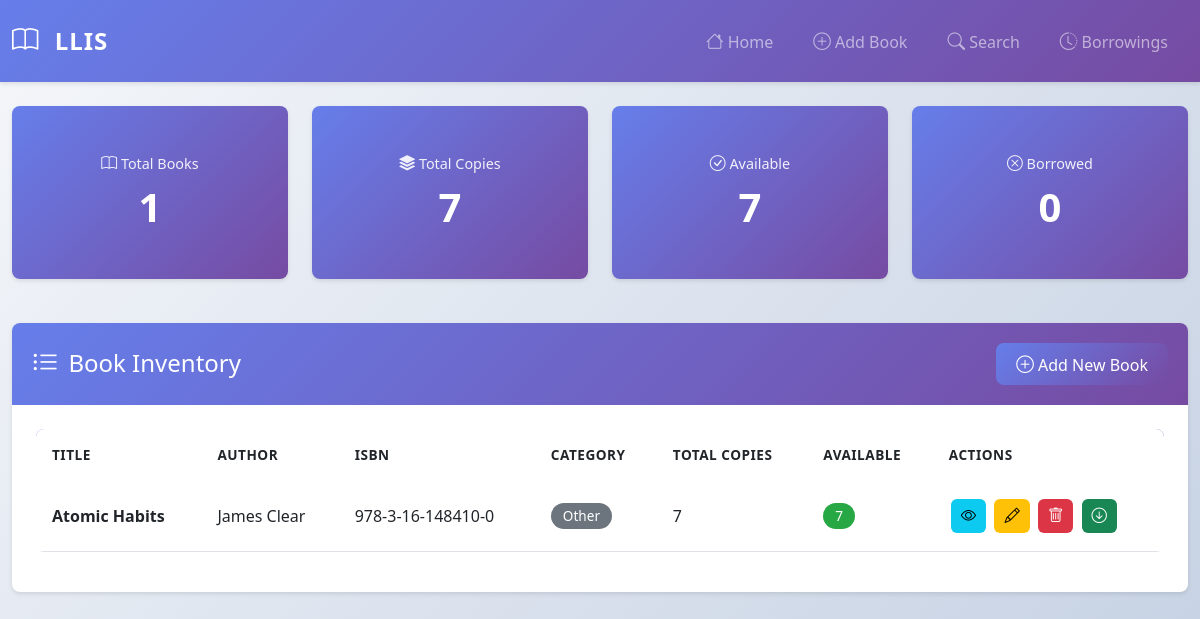
The page / on the database its author committed.
### app.py (models this page shows, shortened)
class Book(db.Model):
    id = db.Column(db.Integer, primary_key=True)
    title = db.Column(db.String(200), nullable=False)
    author = db.Column(db.String(100), nullable=False)
    isbn = db.Column(db.String(20), unique=True, nullable=False)
    publisher = db.Column(db.String(100))
    publication_year = db.Column(db.Integer)
    category = db.Column(db.String(50))
    total_copies = db.Column(db.Integer, default=1, nullable=False)
    available_copies = db.Column(db.Integer, default=1, nullable=False)
    description = db.Column(db.Text)
    date_added = db.Column(db.DateTime, default=datetime.utcnow)
    borrowings = db.relationship('Borrowing', backref='book', lazy=True, cascade='all, delete-orphan')

### app.py (the view)
@app.route('/')
def index():
    books = Book.query.all()
    total_books = len(books)
    total_copies = sum(book.total_copies for book in books)
    available_copies = sum(book.available_copies for book in books)
    borrowed_copies = total_copies - available_copies
    stats = {
        'total_books': total_books,
        'total_copies': total_copies,
        'available_copies': available_copies,
        'borrowed_copies': borrowed_copies
    }
    return render_template('index.html', books=books, stats=stats)

### templates/index.html (shortened to what this page needs)
{% extends "base.html" %}
{% block content %}
<div class="row mb-4">
    <div class="col-md-3">
        <div class="card stats-card text-center">
            <div class="card-body">
                <h5><i class="bi bi-book"></i> Total Books</h5>
                <h2>{{ stats.total_books }}</h2>
            </div>
        </div>
    </div>
    <div class="col-md-3">
        <div class="card stats-card text-center">
            <div class="card-body">
                <h5><i class="bi bi-stack"></i> Total Copies</h5>
                <h2>{{ stats.total_copies }}</h2>
            </div>
        </div>
    </div>
    <div class="col-md-3">
        <div class="card stats-card text-center">
            <div class="card-body">
                <h5><i class="bi bi-check-circle"></i> Available</h5>
                <h2>{{ stats.available_copies }}</h2>
            </div>
        </div>
    </div>
    <div class="col-md-3">
        <div class="card stats-card text-center">
            <div class="card-body">
                <h5><i class="bi bi-x-circle"></i> Borrowed</h5>
                <h2>{{ stats.borrowed_copies }}</h2>
            </div>
        </div>
    </div>
</div>
<div class="card">
    <div class="card-header d-flex justify-content-between align-items-center">
        <h4><i class="bi bi-list-ul"></i> Book Inventory</h4>
        <a href="{{ url_for('add_book') }}" class="btn btn-primary">
            <i class="bi bi-plus-circle"></i> Add New Book
        </a>
    </div>
    <div class="card-body">
        {% if books %}
        <div class="table-responsive">
            <table class="table table-hover">
                <thead>
                    <tr>
                        <th>Title</th>
                        <th>Author</th>
                        <th>ISBN</th>
                        <th>Category</th>
                        <th>Total Copies</th>
                        <th>Available</th>
                        <th>Actions</th>
                    </tr>
                </thead>
                <tbody>
                    {% for book in books %}
                    <tr>
                        <td><strong>{{ book.title }}</strong></td>
                        <td>{{ book.author }}</td>
                        <td>{{ book.isbn }}</td>
                        <td>
                            {% if book.category %}
                                <span class="badge bg-secondary">{{ book.category }}</span>
                            {% else %}
                                <span class="text-muted">-</span>
                            {% endif %}
                        </td>
                        <td>{{ book.total_copies }}</td>
                        <td>
                            {% if book.available_copies > 0 %}
                                <span class="badge bg-success">{{ book.available_copies }}</span>
                            {% else %}
                                <span class="badge bg-danger">{{ book.available_copies }}</span>
                            {% endif %}
                        </td>
                        <td>
                            <a href="{{ url_for('view_book', id=book.id) }}" class="btn btn-sm btn-info btn-action" title="View">
                                <i class="bi bi-eye"></i>
                            </a>
                            <a href="{{ url_for('edit_book', id=book.id) }}" class="btn btn-sm btn-warning btn-action" title="Edit">
                                <i class="bi bi-pencil"></i>
                            </a>
                            <form method="POST" action="{{ url_for('delete_book', id=book.id) }}" style="display: inline;" onsubmit="return confirm('Are you sure you want to delete this book?');">
                                <button type="submit" class="btn btn-sm btn-danger btn-action" title="Delete">
                                    <i class="bi bi-trash"></i>
                                </button>
                            </form>
                            {% if book.available_copies > 0 %}
                            <a href="{{ url_for('borrow_book', id=book.id) }}" class="btn btn-sm btn-success btn-action" title="Issue Book">
                                <i class="bi bi-arrow-down-circle"></i>
                            </a>
                            {% endif %}
                        </td>
                    </tr>
                    {% endfor %}
                </tbody>
            </table>
        </div>
        {% else %}
        <div class="text-center py-5">
            <i class="bi bi-inbox" style="font-size: 4rem; color: #ccc;"></i>
            <p class="text-muted mt-3">No books in inventory. <a href="{{ url_for('add_book') }}">Add your first book!</a></p>
        </div>
        {% endif %}
    </div>
</div>
{% endblock %}

### templates/base.html (shortened to what this page needs)
<!DOCTYPE html>
<html lang="en">
<head>
    <link href="https://cdn.jsdelivr.net/npm/bootstrap@5.3.0/dist/css/bootstrap.min.css" rel="stylesheet">
    <link href="https://cdn.jsdelivr.net/npm/bootstrap-icons@1.11.0/font/bootstrap-icons.css" rel="stylesheet">
    <link rel="stylesheet" href="{{ url_for('static', filename='css/style.css') }}">
</head>
<body>
    <nav class="navbar navbar-expand-lg navbar-dark">
        <div class="container">
            <a class="navbar-brand" href="{{ url_for('index') }}">
                <i class="bi bi-book"></i> LLIS
            </a>
            <div class="collapse navbar-collapse" id="navbarNav">
                <ul class="navbar-nav ms-auto">
                    <li class="nav-item">
                        <a class="nav-link" href="{{ url_for('index') }}">
                            <i class="bi bi-house"></i> Home
                        </a>
                    </li>
                    <li class="nav-item">
                        <a class="nav-link" href="{{ url_for('add_book') }}">
                            <i class="bi bi-plus-circle"></i> Add Book
                        </a>
                    </li>
                    <li class="nav-item">
                        <a class="nav-link" href="{{ url_for('search') }}">
                            <i class="bi bi-search"></i> Search
                        </a>
                    </li>
                    <li class="nav-item">
                        <a class="nav-link" href="{{ url_for('borrowings') }}">
                            <i class="bi bi-clock-history"></i> Borrowings
                        </a>
                    </li>
                </ul>
            </div>
        </div>
    </nav>
    <div class="container mt-4">
        {% block content %}{% endblock %}
    </div>
</body>
</html>

### static/css/style.css (style rules this page uses)
:root { --primary-color: #667eea; --secondary-color: #764ba2; --success-color: #28a745; --danger-color: #dc3545; --warning-color: #ffc107; --info-color: #17a2b8; --light-bg: #f8f9fa; --dark-text: #212529; --border-radius: 8px; --box-shadow: 0 2px 4px rgba(0,0,0,0.1); --box-shadow-hover: 0 4px 8px rgba(0,0,0,0.15); }
body { background: linear-gradient(135deg, #f5f7fa 0%, #c3cfe2 100%); min-height: 100vh; font-family: 'Segoe UI', Tahoma, Geneva, Verdana, sans-serif; }
.navbar { background: linear-gradient(135deg, var(--primary-color) 0%, var(--secondary-color) 100%); box-shadow: var(--box-shadow); padding: 1rem 0; }
.navbar-brand { font-size: 1.5rem; font-weight: bold; letter-spacing: 1px; }
.navbar-brand i { margin-right: 8px; }
.nav-link { font-weight: 500; transition: all 0.3s ease; margin: 0 5px; border-radius: var(--border-radius); padding: 8px 15px !important; }
.card { border: none; border-radius: var(--border-radius); box-shadow: var(--box-shadow); transition: all 0.3s ease; margin-bottom: 20px; overflow: hidden; }
.card-header { background: linear-gradient(135deg, var(--primary-color) 0%, var(--secondary-color) 100%); color: white; border: none; padding: 1.25rem; font-weight: 600; }
.card-header h4 { margin: 0; display: flex; align-items: center; gap: 10px; }
.card-body { padding: 1.5rem; }
.stats-card { background: linear-gradient(135deg, var(--primary-color) 0%, var(--secondary-color) 100%); color: white; border-radius: var(--border-radius); padding: 1.5rem; text-align: center; transition: all 0.3s ease; border: none; }
.stats-card h5 { font-size: 0.9rem; opacity: 0.9; margin-bottom: 10px; font-weight: 500; }
.stats-card h2 { font-size: 2.5rem; font-weight: bold; margin: 0; }
.table { background: white; border-radius: var(--border-radius); overflow: hidden; }
.table thead { background: linear-gradient(135deg, var(--primary-color) 0%, var(--secondary-color) 100%); color: white; }
.table thead th { border: none; padding: 1rem; font-weight: 600; text-transform: uppercase; font-size: 0.85rem; letter-spacing: 0.5px; }
.table tbody tr { transition: all 0.2s ease; }
.table td { padding: 1rem; vertical-align: middle; }
.badge { padding: 6px 12px; font-weight: 500; border-radius: 20px; font-size: 0.85rem; }
.badge.bg-success { background-color: var(--success-color) !important; }
.badge.bg-secondary { background-color: #6c757d !important; }
.btn { border-radius: var(--border-radius); padding: 8px 20px; font-weight: 500; transition: all 0.3s ease; border: none; }
.btn-primary { background: linear-gradient(135deg, var(--primary-color) 0%, var(--secondary-color) 100%); }
.btn-action { margin: 2px; padding: 6px 12px; border-radius: 6px; }
.btn-sm { padding: 5px 10px; font-size: 0.875rem; }
.container { max-width: 1200px; }
.card, .stats-card { animation: fadeIn 0.5s ease-in; }
i.bi { font-size: 1.1em; }
* { transition: background-color 0.3s ease, color 0.3s ease; }

### rows shown on the page
Book: title "Atomic Habits", author "James Clear", isbn "978-3-16-148410-0", category "Other", total_copies "7", available_copies "7"

### other values the page prints
{{ stats.total_books }} "1"
{{ stats.total_copies }} "7"
{{ stats.available_copies }} "7"
{{ stats.borrowed_copies }} "0"
